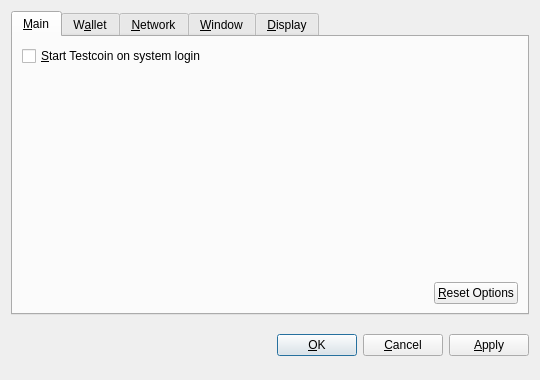
<?xml version="1.0" encoding="UTF-8"?>
<ui version="4.0">
 <class>OptionsDialog</class>
 <widget class="QDialog" name="OptionsDialog">
  <property name="geometry">
   <rect>
    <x>0</x>
    <y>0</y>
    <width>540</width>
    <height>380</height>
   </rect>
  </property>
  <property name="windowTitle">
   <string>Options</string>
  </property>
  <property name="modal">
   <bool>true</bool>
  </property>
  <layout class="QVBoxLayout" name="verticalLayout">
   <item>
    <widget class="QTabWidget" name="tabWidget">
     <property name="tabPosition">
      <enum>QTabWidget::North</enum>
     </property>
     <property name="currentIndex">
      <number>0</number>
     </property>
     <widget class="QWidget" name="tabMain">
      <attribute name="title">
       <string>&amp;Main</string>
      </attribute>
      <layout class="QVBoxLayout" name="verticalLayout_Main">
       <item>
        <widget class="QCheckBox" name="bitcoinAtStartup">
         <property name="toolTip">
          <string>Automatically start Testcoin after logging in to the system.</string>
         </property>
         <property name="text">
          <string>&amp;Start Testcoin on system login</string>
         </property>
        </widget>
       </item>
       <item>
        <spacer name="verticalSpacer_Main">
         <property name="orientation">
          <enum>Qt::Vertical</enum>
         </property>
         <property name="sizeHint" stdset="0">
          <size>
           <width>20</width>
           <height>40</height>
          </size>
         </property>
        </spacer>
       </item>
       <item>
        <layout class="QHBoxLayout" name="horizontalLayout_2_Main">
         <item>
          <spacer name="horizontalSpacer_2_Main">
           <property name="orientation">
            <enum>Qt::Horizontal</enum>
           </property>
           <property name="sizeHint" stdset="0">
            <size>
             <width>40</width>
             <height>20</height>
            </size>
           </property>
          </spacer>
         </item>
         <item>
          <widget class="QPushButton" name="resetButton">
           <property name="toolTip">
            <string>Reset all client options to default.</string>
           </property>
           <property name="text">
            <string>&amp;Reset Options</string>
           </property>
           <property name="autoDefault">
            <bool>false</bool>
           </property>
          </widget>
         </item>
        </layout>
       </item>
      </layout>
     </widget>
     <widget class="QWidget" name="tabWallet">
      <attribute name="title">
       <string>W&amp;allet</string>
      </attribute>
      <layout class="QVBoxLayout" name="verticalLayout_Network">
       <item>
        <widget class="QLabel" name="transactionFeeInfoLabel">
         <property name="text">
          <string>Optional transaction fee per kB that helps make sure your transactions are processed quickly. Most transactions are 1 kB.</string>
         </property>
         <property name="textFormat">
          <enum>Qt::PlainText</enum>
         </property>
         <property name="wordWrap">
          <bool>true</bool>
         </property>
        </widget>
       </item>
       <item>
        <layout class="QHBoxLayout" name="horizontalLayout_1_Main">
         <item>
          <widget class="QLabel" name="transactionFeeLabel">
           <property name="text">
            <string>Pay transaction &amp;fee</string>
           </property>
           <property name="textFormat">
            <enum>Qt::PlainText</enum>
           </property>
           <property name="buddy">
            <cstring>transactionFee</cstring>
           </property>
          </widget>
         </item>
         <item>
          <widget class="BitcoinAmountField" name="transactionFee"/>
         </item>
         <item>
          <spacer name="horizontalSpacer_1_Main">
           <property name="orientation">
            <enum>Qt::Horizontal</enum>
           </property>
           <property name="sizeHint" stdset="0">
            <size>
             <width>40</width>
             <height>20</height>
            </size>
           </property>
          </spacer>
         </item>
        </layout>
       </item>
       <item>
        <widget class="QLabel" name="label">
         <property name="text">
          <string>If you disable the spending of unconfirmed change, the change from a transaction cannot be used until that transaction has at least one confirmation. This also affects how your balance is computed.</string>
         </property>
         <property name="wordWrap">
          <bool>true</bool>
         </property>
        </widget>
       </item>
       <item>
        <widget class="QCheckBox" name="spendZeroConfChange">
         <property name="text">
          <string>Spend unconfirmed change  (experts only)</string>
         </property>
        </widget>
       </item>
       <item>
        <spacer name="verticalSpacer">
         <property name="orientation">
          <enum>Qt::Vertical</enum>
         </property>
         <property name="sizeHint" stdset="0">
          <size>
           <width>20</width>
           <height>40</height>
          </size>
         </property>
        </spacer>
       </item>
      </layout>
     </widget>
     <widget class="QWidget" name="tabNetwork">
      <attribute name="title">
       <string>&amp;Network</string>
      </attribute>
      <layout class="QVBoxLayout" name="verticalLayout_Network">
       <item>
        <widget class="QCheckBox" name="mapPortUpnp">
         <property name="toolTip">
          <string>Automatically open the Testcoin client port on the router. This only works when your router supports UPnP and it is enabled.</string>
         </property>
         <property name="text">
          <string>Map port using &amp;UPnP</string>
         </property>
        </widget>
       </item>
       <item>
        <widget class="QCheckBox" name="connectSocks">
         <property name="toolTip">
          <string>Connect to the Testcoin network through a SOCKS proxy (e.g. when connecting through Tor).</string>
         </property>
         <property name="text">
          <string>&amp;Connect through SOCKS proxy:</string>
         </property>
        </widget>
       </item>
       <item>
        <layout class="QHBoxLayout" name="horizontalLayout_Network">
         <item>
          <widget class="QLabel" name="proxyIpLabel">
           <property name="text">
            <string>Proxy &amp;IP:</string>
           </property>
           <property name="textFormat">
            <enum>Qt::PlainText</enum>
           </property>
           <property name="buddy">
            <cstring>proxyIp</cstring>
           </property>
          </widget>
         </item>
         <item>
          <widget class="QValidatedLineEdit" name="proxyIp">
           <property name="maximumSize">
            <size>
             <width>140</width>
             <height>16777215</height>
            </size>
           </property>
           <property name="toolTip">
            <string>IP address of the proxy (e.g. 127.0.0.1)</string>
           </property>
          </widget>
         </item>
         <item>
          <widget class="QLabel" name="proxyPortLabel">
           <property name="text">
            <string>&amp;Port:</string>
           </property>
           <property name="textFormat">
            <enum>Qt::PlainText</enum>
           </property>
           <property name="buddy">
            <cstring>proxyPort</cstring>
           </property>
          </widget>
         </item>
         <item>
          <widget class="QLineEdit" name="proxyPort">
           <property name="maximumSize">
            <size>
             <width>55</width>
             <height>16777215</height>
            </size>
           </property>
           <property name="toolTip">
            <string>Port of the proxy (e.g. 9050)</string>
           </property>
          </widget>
         </item>
         <item>
          <widget class="QLabel" name="socksVersionLabel">
           <property name="text">
            <string>SOCKS &amp;Version:</string>
           </property>
           <property name="textFormat">
            <enum>Qt::PlainText</enum>
           </property>
           <property name="buddy">
            <cstring>socksVersion</cstring>
           </property>
          </widget>
         </item>
         <item>
          <widget class="QValueComboBox" name="socksVersion">
           <property name="toolTip">
            <string>SOCKS version of the proxy (e.g. 5)</string>
           </property>
          </widget>
         </item>
         <item>
          <spacer name="horizontalSpacer_Network">
           <property name="orientation">
            <enum>Qt::Horizontal</enum>
           </property>
           <property name="sizeHint" stdset="0">
            <size>
             <width>40</width>
             <height>20</height>
            </size>
           </property>
          </spacer>
         </item>
        </layout>
       </item>
       <item>
        <spacer name="verticalSpacer_Network">
         <property name="orientation">
          <enum>Qt::Vertical</enum>
         </property>
         <property name="sizeHint" stdset="0">
          <size>
           <width>20</width>
           <height>40</height>
          </size>
         </property>
        </spacer>
       </item>
      </layout>
     </widget>
     <widget class="QWidget" name="tabWindow">
      <attribute name="title">
       <string>&amp;Window</string>
      </attribute>
      <layout class="QVBoxLayout" name="verticalLayout_Window">
       <item>
        <widget class="QCheckBox" name="minimizeToTray">
         <property name="toolTip">
          <string>Show only a tray icon after minimizing the window.</string>
         </property>
         <property name="text">
          <string>&amp;Minimize to the tray instead of the taskbar</string>
         </property>
        </widget>
       </item>
       <item>
        <widget class="QCheckBox" name="minimizeOnClose">
         <property name="toolTip">
          <string>Minimize instead of exit the application when the window is closed. When this option is enabled, the application will be closed only after selecting Quit in the menu.</string>
         </property>
         <property name="text">
          <string>M&amp;inimize on close</string>
         </property>
        </widget>
       </item>
       <item>
        <spacer name="verticalSpacer_Window">
         <property name="orientation">
          <enum>Qt::Vertical</enum>
         </property>
         <property name="sizeHint" stdset="0">
          <size>
           <width>20</width>
           <height>40</height>
          </size>
         </property>
        </spacer>
       </item>
      </layout>
     </widget>
     <widget class="QWidget" name="tabDisplay">
      <attribute name="title">
       <string>&amp;Display</string>
      </attribute>
      <layout class="QVBoxLayout" name="verticalLayout_Display">
       <item>
        <layout class="QHBoxLayout" name="horizontalLayout_1_Display">
         <item>
          <widget class="QLabel" name="langLabel">
           <property name="text">
            <string>User Interface &amp;language:</string>
           </property>
           <property name="textFormat">
            <enum>Qt::PlainText</enum>
           </property>
           <property name="buddy">
            <cstring>lang</cstring>
           </property>
          </widget>
         </item>
         <item>
          <widget class="QValueComboBox" name="lang">
           <property name="toolTip">
            <string>The user interface language can be set here. This setting will take effect after restarting Testcoin.</string>
           </property>
          </widget>
         </item>
        </layout>
       </item>
       <item>
        <layout class="QHBoxLayout" name="horizontalLayout_2_Display">
         <item>
          <widget class="QLabel" name="unitLabel">
           <property name="text">
            <string>&amp;Unit to show amounts in:</string>
           </property>
           <property name="textFormat">
            <enum>Qt::PlainText</enum>
           </property>
           <property name="buddy">
            <cstring>unit</cstring>
           </property>
          </widget>
         </item>
         <item>
          <widget class="QValueComboBox" name="unit">
           <property name="toolTip">
            <string>Choose the default subdivision unit to show in the interface and when sending coins.</string>
           </property>
          </widget>
         </item>
        </layout>
       </item>
       <item>
        <widget class="QCheckBox" name="displayAddresses">
         <property name="toolTip">
          <string>Whether to show Testcoin addresses in the transaction list or not.</string>
         </property>
         <property name="text">
          <string>&amp;Display addresses in transaction list</string>
         </property>
        </widget>
       </item>
       <item>
        <widget class="QCheckBox" name="coinControlFeatures">
         <property name="toolTip">
          <string>Whether to show coin control features or not.</string>
         </property>
         <property name="text">
          <string>Display coin &amp;control features (experts only!)</string>
         </property>
        </widget>
       </item>
       <item>
        <spacer name="verticalSpacer_Display">
         <property name="orientation">
          <enum>Qt::Vertical</enum>
         </property>
         <property name="sizeHint" stdset="0">
          <size>
           <width>20</width>
           <height>40</height>
          </size>
         </property>
        </spacer>
       </item>
      </layout>
     </widget>
    </widget>
   </item>
   <item>
    <layout class="QHBoxLayout" name="horizontalLayout_Buttons">
     <item>
      <spacer name="horizontalSpacer_1">
       <property name="orientation">
        <enum>Qt::Horizontal</enum>
       </property>
       <property name="sizeHint" stdset="0">
        <size>
         <width>40</width>
         <height>48</height>
        </size>
       </property>
      </spacer>
     </item>
     <item>
      <widget class="QLabel" name="statusLabel">
       <property name="font">
        <font>
         <weight>75</weight>
         <bold>true</bold>
        </font>
       </property>
       <property name="text">
        <string/>
       </property>
       <property name="textFormat">
        <enum>Qt::PlainText</enum>
       </property>
       <property name="wordWrap">
        <bool>true</bool>
       </property>
      </widget>
     </item>
     <item>
      <spacer name="horizontalSpacer_2">
       <property name="orientation">
        <enum>Qt::Horizontal</enum>
       </property>
       <property name="sizeHint" stdset="0">
        <size>
         <width>40</width>
         <height>48</height>
        </size>
       </property>
      </spacer>
     </item>
     <item>
      <widget class="QPushButton" name="okButton">
       <property name="text">
        <string>&amp;OK</string>
       </property>
      </widget>
     </item>
     <item>
      <widget class="QPushButton" name="cancelButton">
       <property name="text">
        <string>&amp;Cancel</string>
       </property>
       <property name="autoDefault">
        <bool>false</bool>
       </property>
      </widget>
     </item>
     <item>
      <widget class="QPushButton" name="applyButton">
       <property name="text">
        <string>&amp;Apply</string>
       </property>
       <property name="autoDefault">
        <bool>false</bool>
       </property>
      </widget>
     </item>
    </layout>
   </item>
  </layout>
 </widget>
 <customwidgets>
  <customwidget>
   <class>BitcoinAmountField</class>
   <extends>QSpinBox</extends>
   <header>bitcoinamountfield.h</header>
  </customwidget>
  <customwidget>
   <class>QValueComboBox</class>
   <extends>QComboBox</extends>
   <header>qvaluecombobox.h</header>
  </customwidget>
  <customwidget>
   <class>QValidatedLineEdit</class>
   <extends>QLineEdit</extends>
   <header>qvalidatedlineedit.h</header>
  </customwidget>
 </customwidgets>
 <resources/>
 <connections/>
</ui>
